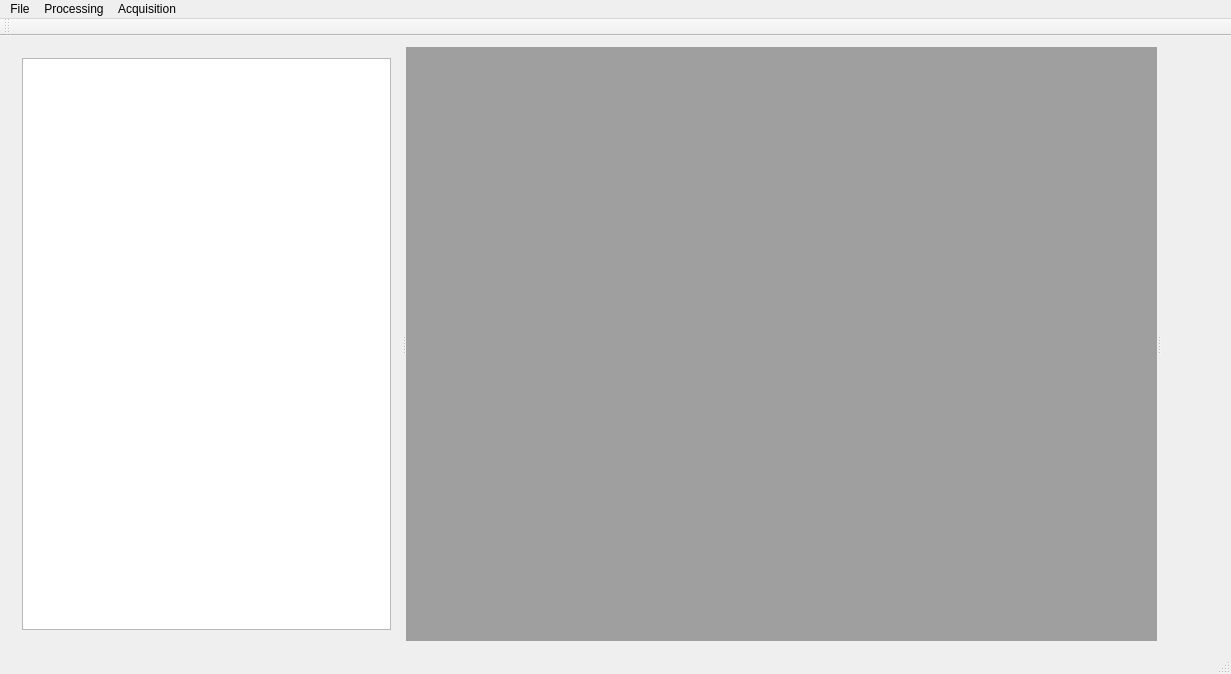
<?xml version="1.0" encoding="UTF-8"?>
<ui version="4.0">
 <class>PCLAcquisition</class>
 <widget class="QMainWindow" name="PCLAcquisition">
  <property name="geometry">
   <rect>
    <x>0</x>
    <y>0</y>
    <width>1231</width>
    <height>674</height>
   </rect>
  </property>
  <property name="windowTitle">
   <string>PCLAcquisition</string>
  </property>
  <widget class="QWidget" name="centralWidget">
   <layout class="QHBoxLayout" name="horizontalLayout">
    <item>
     <widget class="QSplitter" name="splitter">
      <property name="orientation">
       <enum>Qt::Horizontal</enum>
      </property>
      <widget class="QWidget" name="widget_2" native="true">
       <layout class="QVBoxLayout" name="verticalLayout_2">
        <item>
         <widget class="QListView" name="listView_Clouds"/>
        </item>
       </layout>
      </widget>
      <widget class="QMdiArea" name="mdiArea_cloud"/>
      <widget class="QWidget" name="widget" native="true">
       <layout class="QVBoxLayout" name="verticalLayout">
        <item>
         <spacer name="verticalSpacer_2">
          <property name="orientation">
           <enum>Qt::Vertical</enum>
          </property>
          <property name="sizeHint" stdset="0">
           <size>
            <width>20</width>
            <height>40</height>
           </size>
          </property>
         </spacer>
        </item>
       </layout>
      </widget>
     </widget>
    </item>
   </layout>
  </widget>
  <widget class="QMenuBar" name="menuBar">
   <property name="geometry">
    <rect>
     <x>0</x>
     <y>0</y>
     <width>1231</width>
     <height>25</height>
    </rect>
   </property>
   <widget class="QMenu" name="menuFichier">
    <property name="title">
     <string>File</string>
    </property>
    <addaction name="actionSave"/>
    <addaction name="separator"/>
    <addaction name="actionOpen"/>
   </widget>
   <widget class="QMenu" name="menuTraitement">
    <property name="title">
     <string>Processing</string>
    </property>
    <addaction name="actionTexture"/>
    <addaction name="actionFiltrer"/>
    <addaction name="actionICP"/>
   </widget>
   <widget class="QMenu" name="menuAcquisition">
    <property name="title">
     <string>Acquisition</string>
    </property>
    <addaction name="actionStart"/>
   </widget>
   <addaction name="menuFichier"/>
   <addaction name="menuTraitement"/>
   <addaction name="menuAcquisition"/>
  </widget>
  <widget class="QToolBar" name="mainToolBar">
   <attribute name="toolBarArea">
    <enum>TopToolBarArea</enum>
   </attribute>
   <attribute name="toolBarBreak">
    <bool>false</bool>
   </attribute>
  </widget>
  <widget class="QStatusBar" name="statusBar"/>
  <action name="actionSave">
   <property name="text">
    <string>Save</string>
   </property>
  </action>
  <action name="actionConnection">
   <property name="text">
    <string>Connection</string>
   </property>
  </action>
  <action name="actionDeconnection">
   <property name="text">
    <string>Deconnection</string>
   </property>
  </action>
  <action name="actionStart_grabber">
   <property name="text">
    <string>Start grabber</string>
   </property>
  </action>
  <action name="actionLoad">
   <property name="text">
    <string>Load</string>
   </property>
  </action>
  <action name="actionOpen">
   <property name="text">
    <string>Open</string>
   </property>
  </action>
  <action name="actionStart">
   <property name="text">
    <string>Start</string>
   </property>
  </action>
  <action name="actionRGB">
   <property name="text">
    <string>RGB</string>
   </property>
  </action>
  <action name="actionTexture">
   <property name="text">
    <string>Mesh</string>
   </property>
  </action>
  <action name="actionFiltrer">
   <property name="text">
    <string>Filtrer</string>
   </property>
  </action>
  <action name="actionICP">
   <property name="text">
    <string>Registration</string>
   </property>
  </action>
 </widget>
 <layoutdefault spacing="6" margin="11"/>
 <resources/>
 <connections/>
 <slots>
  <slot>OpenAcquisitionWindows()</slot>
 </slots>
</ui>
